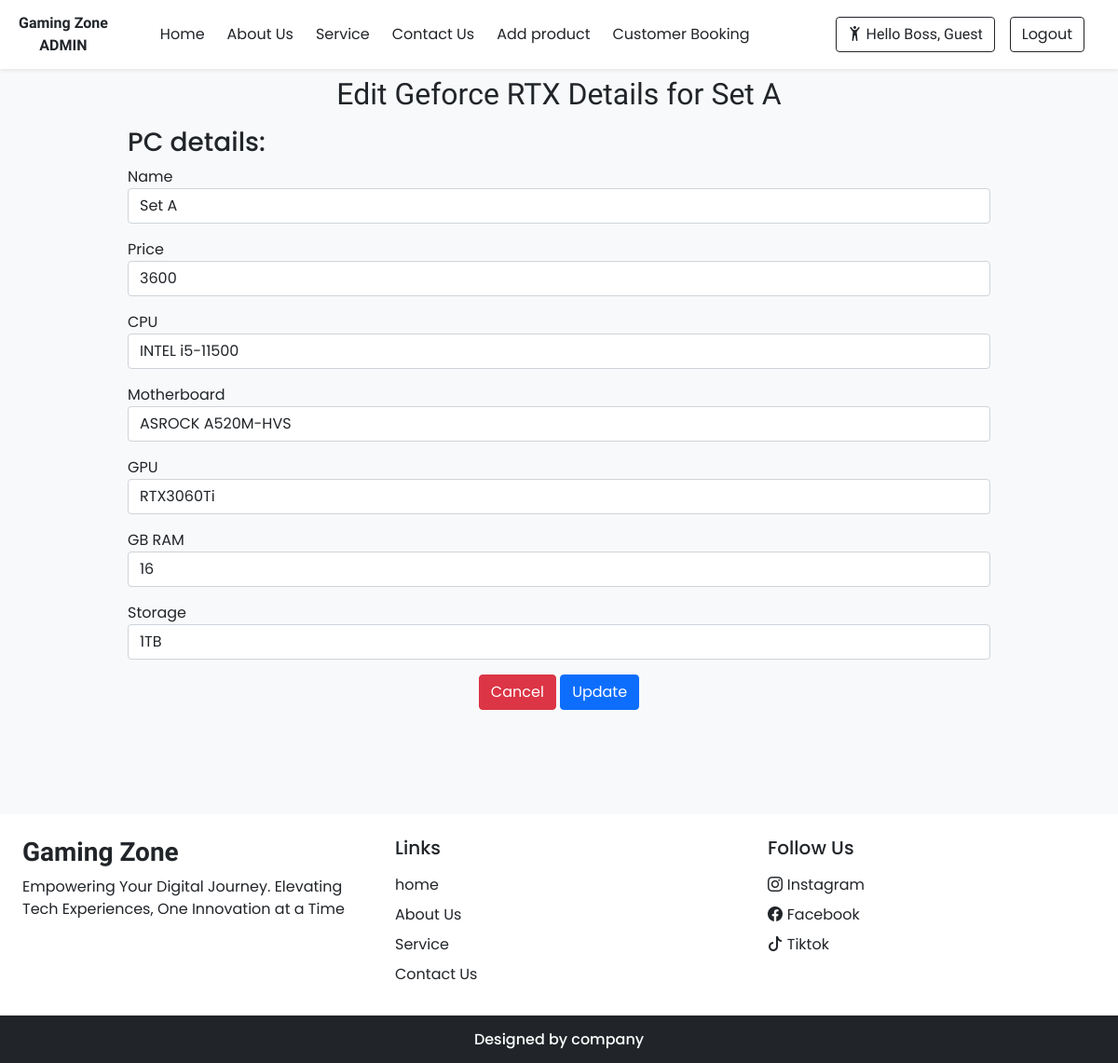
The page /editrtx.php?id=3 on the database its author committed.
### tables this page shows
CREATE TABLE `comp` (
  `id` int(11) NOT NULL,
  `name` varchar(100) NOT NULL,
  `price` varchar(100) NOT NULL,
  `cp` varchar(100) NOT NULL,
  `mb` varchar(100) NOT NULL,
  `gp` varchar(100) NOT NULL,
  `gbram` varchar(100) NOT NULL,
  `store` varchar(100) NOT NULL,
  `image` varchar(100) NOT NULL
);

### editrtx.php (the view, shortened to what this page needs)
<?php
require 'config.php';
if (isset($_GET['id'])) {
    $id = $_GET['id'];
    $stmt = $conn->prepare("SELECT * FROM `comp` WHERE id=?");
    $stmt->bind_param("i", $id);
    $stmt->execute();
    $result = $stmt->get_result();
    if ($row = $result->fetch_assoc()) {
        $name = $row['name'];
        $price = $row['price'];
        $cp = $row['cp'];
        $mb = $row['mb'];
        $gp = $row['gp'];
        $gbram = $row['gbram'];
        $store = $row['store'];
    } else {
        echo 'No product found!';
        return;
    }
}
?>
<?php require('inc/adminheader.php'); ?>
<!DOCTYPE html>
<html lang="en">
<head>
    <link rel="stylesheet" href="https://cdn.jsdelivr.net/npm/swiper@11/swiper-bundle.min.css"/>
    <?php require('inc/links.php'); ?>
</head>
<body class="bg-light">
<div class="container">
    <div class="row justify-content-center">
        <div class="col-md-10 mb-5">
            <form action="code.php" method="post">
                <h2 class="text-center p-2 h-font">Edit Geforce RTX Details for <?= htmlspecialchars($name ?? ''); ?></h2>
                <h3> PC details:</h3>
                <div class="mb-3">
                    <label>Name</label>
                    <input type="text" name="edit_name" value="<?php echo htmlspecialchars($name ?? ''); ?>" class="form-control" placeholder="Enter Name">
                </div>
                <div class="mb-3">
                    <label>Price</label>
                    <input type="text" name="edit_price" value="<?php echo htmlspecialchars($price ?? ''); ?>" class="form-control" placeholder="Enter Price">
                </div>
                <div class="mb-3">
                    <label>CPU</label>
                    <input type="text" name="edit_cp" value="<?php echo htmlspecialchars($cp ?? ''); ?>" class="form-control" placeholder="Enter CPU">
                </div>
                <div class="mb-3">
                    <label>Motherboard</label>
                    <input type="text" name="edit_mb" value="<?php echo htmlspecialchars($mb ?? ''); ?>" class="form-control" placeholder="Enter Motherboard brand">
                </div>
                <div class="mb-3">
                    <label>GPU</label>
                    <input type="text" name="edit_gp" value="<?php echo htmlspecialchars($gp ?? ''); ?>" class="form-control" placeholder="Enter GPU">
                </div>
                <div class="mb-3">
                    <label>GB RAM</label>
                    <input type="text" name="edit_gbram" value="<?php echo htmlspecialchars($gbram ?? ''); ?>" class="form-control" placeholder="Enter GB RAM">
                </div>
                <div class="mb-3">
                    <label>Storage</label>
                    <input type="text" name="edit_store" value="<?php echo htmlspecialchars($store ?? ''); ?>" class="form-control" placeholder="Enter Storage">
                </div>
                <div class="form-group text-center">
                    <a href="rtxadmin.php" class="btn btn-danger">Cancel</a>
                    <button type="submit" name="btn" class="btn btn-primary">Update</button>
                </div>
            </form>
        </div>
    </div>
</div>
<?php require('inc/footeradmin.php'); ?>
</body>
</html>

### css/common.css (style rules this page uses)
:root { --teal: #2ec1ac; --teal_hover: #279e8c; }
* { font-family: 'Poppins', sans-serif; }
.h-font { font-family: 'Merienda', cursive; }

### rows shown on the page
comp: name "Set A", edit_name "Set A", edit_price "3600", edit_cp "INTEL i5-11500", edit_mb "ASROCK A520M-HVS", edit_gp "RTX3060Ti", edit_gbram "16", edit_store "1TB"

### other values the page prints
$_SESSION["name"] "Guest"
